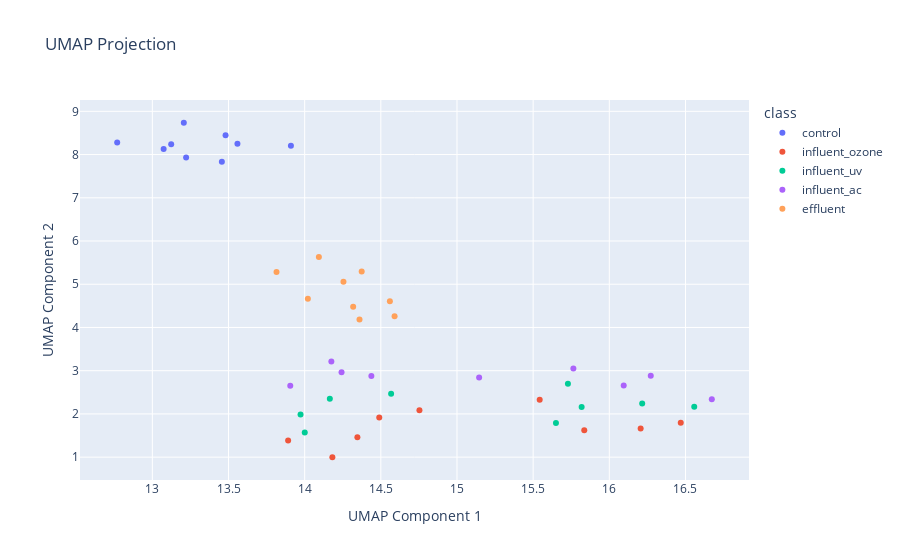

Here is the notebook cell this chart was saved with:
### Markdown cell above
### Uniform Manifold Approximation and Projection (UMAP)

### Code cell
from src.StreamPort.ml.MachineLearningEngine import MachineLearningEngine
from src.StreamPort.ml.MachineLearningProcessingSettings import  MakeModelUMAP

#Creates an empty MachineLearningEngine object and prints it
path = 'feature_list.csv'
engine = MachineLearningEngine()
engine.add_analyses_from_csv(path)

class_path = 'feature_metadata.csv'
engine.add_classes_from_csv(class_path)

engine.print()

umap_model = MakeModelUMAP(n_neighbors=15, min_dist=0.1, n_components=2)
engine.add_settings(umap_model)
engine.print()
engine.run_workflow()
engine.plot_umap()

### Figure 1 — Plotly figure (JSON) as saved in the notebook; plotly's stock layout.template omitted (floating-point values rounded to 4 significant figures)
{"data": [{"hovertemplate": "class=control<br>UMAP Component 1=%{x}<br>UMAP Component 2=%{y}<extra></extra>", "legendgroup": "control", "marker": {"color": "#636efa", "symbol": "circle"}, "mode": "markers", "name": "control", "orientation": "v", "showlegend": true, "type": "scatter", "x": [13.46, 13.22, 13.07, 13.12, 13.56, 13.91, 12.77, 13.21, 13.48], "xaxis": "x", "y": [7.835, 7.933, 8.128, 8.241, 8.252, 8.203, 8.28, 8.736, 8.445], "yaxis": "y"}, {"hovertemplate": "class=influent_ozone<br>UMAP Component 1=%{x}<br>UMAP Component 2=%{y}<extra></extra>", "legendgroup": "influent_ozone", "marker": {"color": "#EF553B", "symbol": "circle"}, "mode": "markers", "name": "influent_ozone", "orientation": "v", "showlegend": true, "type": "scatter", "x": [14.49, 14.75, 14.35, 13.89, 14.18, 15.54, 16.21, 16.47, 15.84], "xaxis": "x", "y": [1.915, 2.082, 1.463, 1.386, 0.9976, 2.327, 1.662, 1.798, 1.622], "yaxis": "y"}, {"hovertemplate": "class=influent_uv<br>UMAP Component 1=%{x}<br>UMAP Component 2=%{y}<extra></extra>", "legendgroup": "influent_uv", "marker": {"color": "#00cc96", "symbol": "circle"}, "mode": "markers", "name": "influent_uv", "orientation": "v", "showlegend": true, "type": "scatter", "x": [14.17, 14.57, 15.73, 14.0, 13.97, 15.82, 16.22, 16.56, 15.65], "xaxis": "x", "y": [2.352, 2.469, 2.698, 1.572, 1.984, 2.157, 2.242, 2.165, 1.788], "yaxis": "y"}, {"hovertemplate": "class=influent_ac<br>UMAP Component 1=%{x}<br>UMAP Component 2=%{y}<extra></extra>", "legendgroup": "influent_ac", "marker": {"color": "#ab63fa", "symbol": "circle"}, "mode": "markers", "name": "influent_ac", "orientation": "v", "showlegend": true, "type": "scatter", "x": [15.15, 14.18, 14.44, 13.91, 14.24, 16.27, 16.09, 16.67, 15.76], "xaxis": "x", "y": [2.844, 3.214, 2.875, 2.65, 2.964, 2.885, 2.66, 2.341, 3.05], "yaxis": "y"}, {"hovertemplate": "class=effluent<br>UMAP Component 1=%{x}<br>UMAP Component 2=%{y}<extra></extra>", "legendgroup": "effluent", "marker": {"color": "#FFA15A", "symbol": "circle"}, "mode": "markers", "name": "effluent", "orientation": "v", "showlegend": true, "type": "scatter", "x": [14.36, 14.59, 14.32, 14.56, 14.02, 14.09, 14.37, 14.25, 13.82], "xaxis": "x", "y": [4.183, 4.262, 4.481, 4.607, 4.666, 5.628, 5.295, 5.055, 5.281], "yaxis": "y"}], "layout": {"legend": {"title": {"text": "class"}, "tracegroupgap": 0}, "title": {"text": "UMAP Projection"}, "xaxis": {"anchor": "y", "domain": [0, 1], "title": {"text": "UMAP Component 1"}}, "yaxis": {"anchor": "x", "domain": [0, 1], "title": {"text": "UMAP Component 2"}}}}
